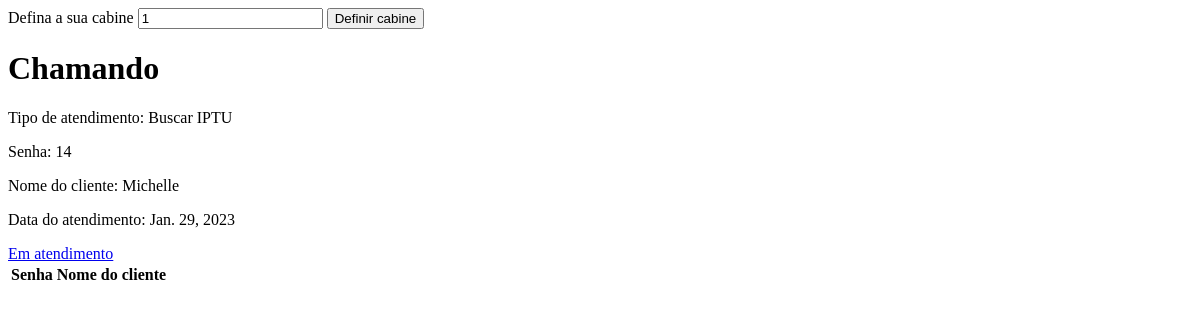
The app's page /chamar-proxima-senha/ (signed in), older data.
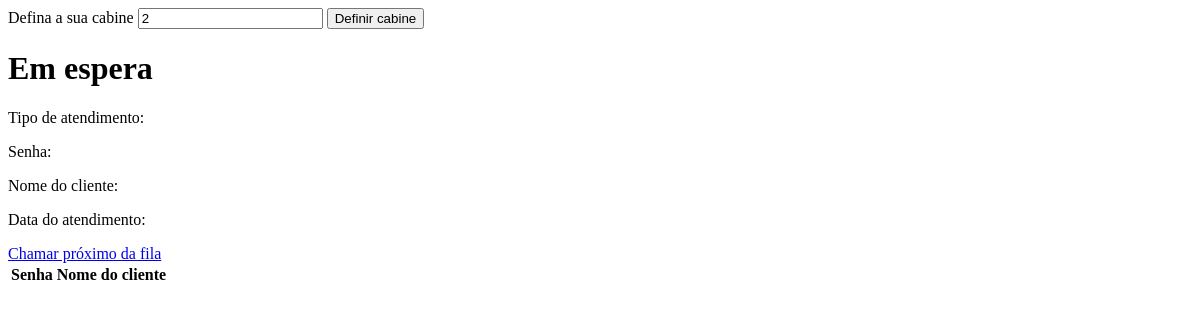
The same page, newer data.
### atendimento/models.py (models this page shows, shortened)
class Atendimento(models.Model):
    nome_cliente = models.CharField(max_length=255, verbose_name='Digite seu nome')
    data_atendimento = models.DateField(auto_now_add=True)
    status_atendimento = models.CharField(max_length=255, default='fila')
    numero_senha = models.IntegerField()
    atendente = models.ForeignKey(Atendente, on_delete=models.PROTECT, null=True,blank= True)
    tipo_atendimento = models.ForeignKey(TipoAtendimento, on_delete=models.CASCADE)

class TipoAtendimento(models.Model):
    prefixo = models.CharField(max_length=3)
    nome = models.CharField(max_length=100)
    descricao = models.CharField(max_length=255)

### atendimento/views.py (the view)
# urls.py: path('chamar-proxima-senha/', views.chamar_proxima_senha, name='chamar_proxima_senha'),
@login_required
def chamar_proxima_senha(request):
    atendente = Atendente.objects.get(user=request.user)
    if request.method == 'POST':
        atendente.cabine = request.POST.get('cabine')
        atendente.save()
    try:
        senha_atual = Atendimento.objects.filter(status_atendimento='fila', tipo_atendimento__nome='Preferencial').order_by('data_atendimento').first()
        if not senha_atual:
            senha_atual = Atendimento.objects.filter(status_atendimento='fila').order_by('data_atendimento').first()
        else: print(senha_atual)
        senha_atual.status_atendimento = 'chamando'
        senha_atual.atendente = atendente
        senha_atual.save()
    except:
        senha_atual=Atendimento.objects.filter(status_atendimento='chamando', atendente=atendente).order_by('data_atendimento').first()
    return render(request, 'proxima_senha.html', {'senha': senha_atual, 'cabine': atendente.cabine})

### atendimento/templates/proxima_senha.html (shortened to what this page needs)
{% extends 'template.html' %}
{% block content %}
<form method="post">
    <label for="cabine">Defina a sua cabine</label>
    <input type="text" name="cabine" value="{{ cabine }}">
    <input type="submit" value="Definir cabine">
</form>
  {% if senha %}
  <h1>Chamando</h1>
  {% else %}
  <h1>Em espera</h1>
  {% endif %}
  <p>Tipo de atendimento: {{ senha.tipo_atendimento.nome }}</p>
  <p>Senha: {{ senha.numero_senha }}</p>
  <p>Nome do cliente: {{ senha.nome_cliente }}</p>
  <p>Data do atendimento: {{ senha.data_atendimento }}</p>
  {% if senha %}
  <a href="/em-atendimento/{{senha.id}}/{{prefixo}}">
    Em atendimento
  </a>
  {% else %}
  <a href="/chamar-proxima-senha/{{prefixo}}">
    Chamar próximo da fila
  </a>
  {% endif %}
  <div>
    <table>
      <thead>
        <tr>
          <th>Senha</th>
          <th>Nome do cliente</th>
        </tr>
      </thead>
    </table>
  </div>
{% endblock %}

Row changes from the older to the newer data that the page shows:
no longer on this page (row edited): Atendimento: tipo_atendimento.nome "Buscar IPTU", numero_senha "14", nome_cliente "Michelle", data_atendimento "Jan. 29, 2023"
Text that changed along with them:
form field cabine: "1" → "2"
text no longer shown: "Chamando Em atendimento"
text now shown: "Em espera Chamar próximo da fila"
